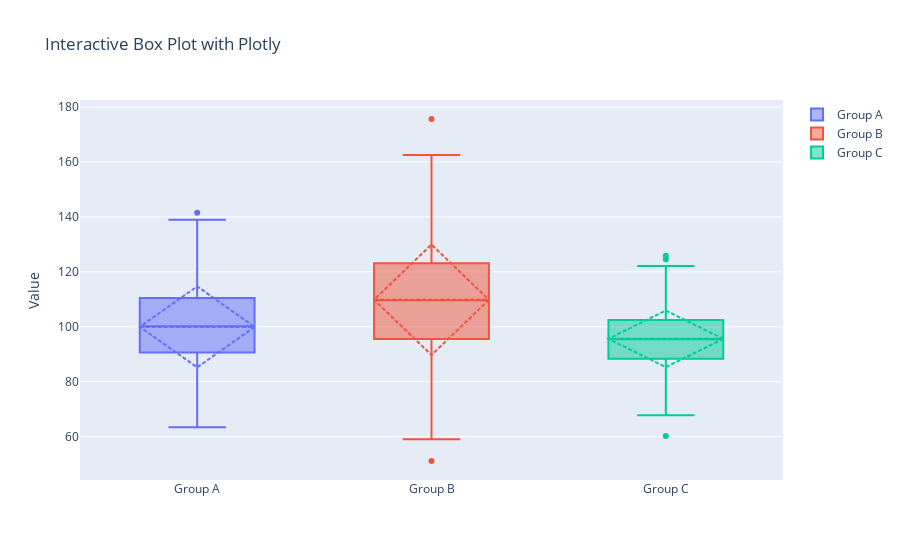

Notebook cell for this chart:
### Code cell
import plotly.graph_objects as go

fig = go.Figure()

fig.add_trace(go.Box(
    y=group_a,
    name='Group A',
    boxmean='sd'  # Show mean and standard deviation
))

fig.add_trace(go.Box(
    y=group_b,
    name='Group B',
    boxmean='sd'
))

fig.add_trace(go.Box(
    y=group_c,
    name='Group C',
    boxmean='sd'
))

fig.update_layout(
    title='Interactive Box Plot with Plotly',
    yaxis_title='Value',
    showlegend=True
)

fig.show()

### Figure 1 — Plotly figure (JSON) as saved in the notebook; plotly's stock layout.template omitted (floating-point values rounded to 4 significant figures; data arrays with more than 128 entries replaced by an {"elided": "..."} marker saying what was removed)
{"data": [{"boxmean": "sd", "name": "Group A", "y": {"elided": "500 float values"}, "type": "box"}, {"boxmean": "sd", "name": "Group B", "y": {"elided": "500 float values"}, "type": "box"}, {"boxmean": "sd", "name": "Group C", "y": {"elided": "500 float values"}, "type": "box"}], "layout": {"title": {"text": "Interactive Box Plot with Plotly"}, "yaxis": {"title": {"text": "Value"}}, "showlegend": true}}
